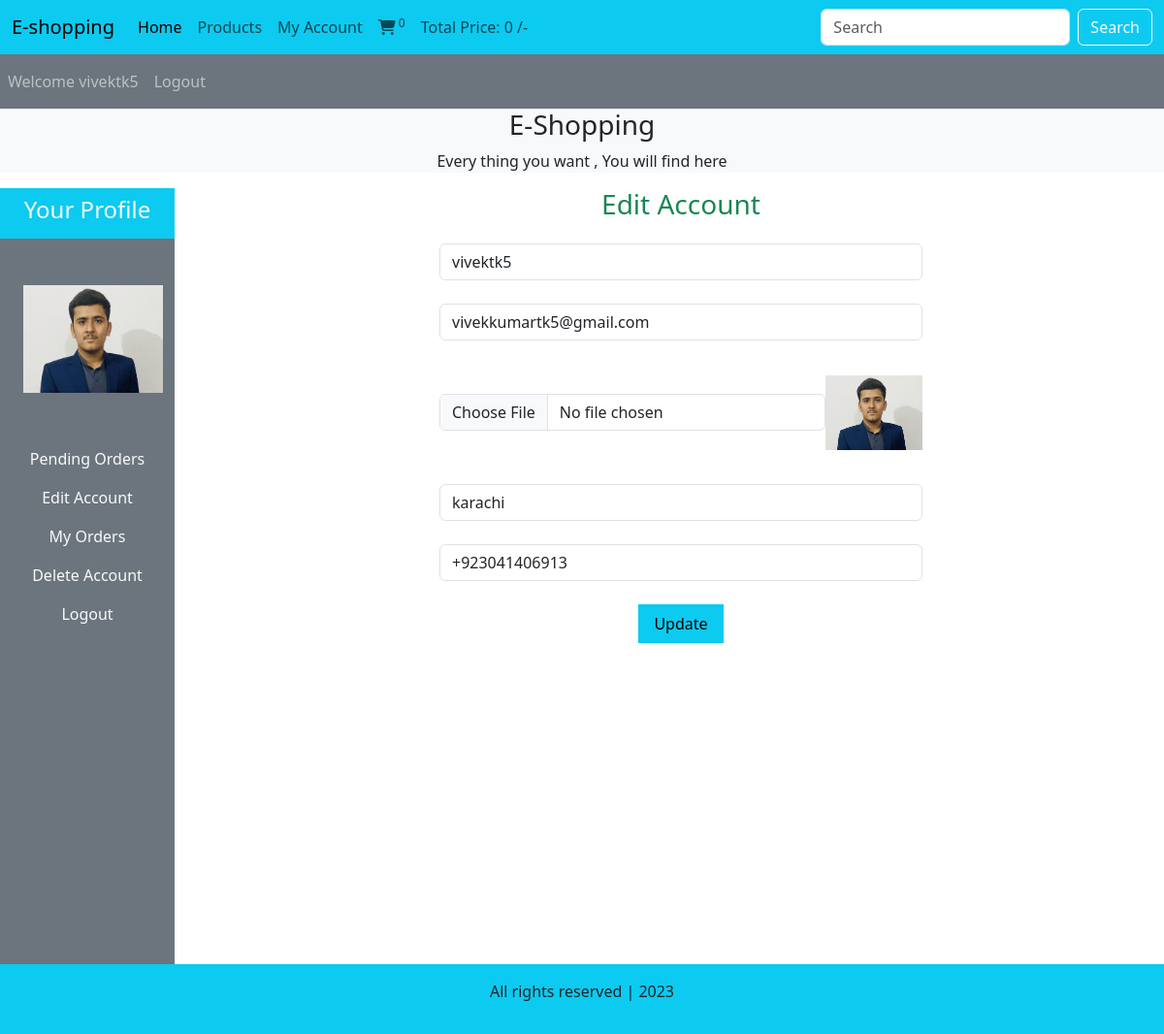
Page /users_area/profile.php?edit_account (signed in) on the committed database.
### tables this page shows
CREATE TABLE `uuser_table` (
  `user_id` int(11) NOT NULL,
  `username` varchar(100) NOT NULL,
  `user_email` varchar(100) NOT NULL,
  `user_password` varchar(255) NOT NULL,
  `user_image` varchar(255) NOT NULL,
  `user_ip` varchar(100) NOT NULL,
  `user_address` varchar(255) NOT NULL,
  `user_phone` varchar(20) NOT NULL
);

### users_area/edit_account.php (the view, shortened to what this page needs)
<?php
if (isset($_GET['edit_account'])) {
    $user_session_name = $_SESSION['username'];
    $select_query = "select * from uuser_table where username = '$user_session_name'";
    $sql_execute = mysqli_query($con, $select_query);
    $row_data = mysqli_fetch_assoc($sql_execute);
    $fetch_username = $row_data['username'];
    $fetch_email = $row_data['user_email'];
    $fetch_address = $row_data['user_address'];
    $fetch_phone = $row_data['user_phone'];
    $fetch_image = $row_data['user_image'];
}
?>
<!DOCTYPE html>
<html lang="en">
<head>
    <link href="https://cdn.jsdelivr.net/npm/bootstrap@5.3.0-alpha3/dist/css/bootstrap.min.css" rel="stylesheet"
>
    <link rel="stylesheet" href="https://cdnjs.cloudflare.com/ajax/libs/font-awesome/6.3.0/css/all.min.css">
</head>
<body>
    <h3 class="text-center text-success mb-4">Edit Account</h3>
    <form action="" method="post" enctype="multipart/form-data">
        <div class="form-outline mb-4">
            <input type="text" class="form-control w-50 m-auto" value="<?php echo $fetch_username ?>"
                name="user_username">
        </div>
        <div class="form-outline mb-4">
            <input type="email" class="form-control w-50 m-auto" value="<?php echo $fetch_email ?>" name="user_email">
        </div>
        <div class="form-outline mb-4 d-flex w-50 m-auto">
            <input type="file" class="form-control w-80 m-auto" name="user_image">
            <img src="./user_images/<?php echo $fetch_image ?>" alt="" class="edit_img w-20">
        </div>
        <div class="form-outline mb-4">
            <input type="text" class="form-control w-50 m-auto" value="<?php echo $fetch_address ?>" name="user_address">
        </div>
        <div class="form-outline mb-4">
            <input type="text" class="form-control w-50 m-auto" value="<?php echo $fetch_phone ?>" name="user_mobile">
        </div>
        <input type="submit" value="Update" class="bg-info py-2 px-3 border-0" name="user_update">
    </form>
</body>
</html>

### users_area/profile.php (shortened to what this page needs)
<?php
include("../includes/connect.php");
include("../functions/common_functions.php");
?>
<!DOCTYPE html>
<html lang="en">
<head>
    <link href="https://cdn.jsdelivr.net/npm/bootstrap@5.3.0-alpha3/dist/css/bootstrap.min.css" rel="stylesheet"
>
    <link rel="stylesheet" href="https://cdnjs.cloudflare.com/ajax/libs/font-awesome/6.3.0/css/all.min.css">
</head>
<body>
    <div class="container-fluid p-0">
        <nav class="navbar navbar-expand-lg navbar-light bg-info">
            <div class="container-fluid">
                <a class="navbar-brand" href="#">E-shopping</a>
                <div class="collapse navbar-collapse" id="navbarSupportedContent">
                    <ul class="navbar-nav me-auto mb-2 mb-lg-0">
                        <li class="nav-item">
                            <a class="nav-link active" aria-current="page" href="../index.php">Home</a>
                        </li>
                        <li class="nav-item">
                            <a class="nav-link" href="../display_all_products.php">Products</a>
                        </li>
                        <li class="nav-item">
                            <a class="nav-link" href="profile.php">My Account</a>
                        </li>
                        <li class="nav-item">
                            <a class="nav-link" href="../cart.php"><i class="fa-solid fa-cart-shopping"></i><sup>
                                    <?php echo cart_item_number(); ?>
                                </sup></a>
                        </li>
                        <li class="nav-item">
                            <a class="nav-link" href="#">Total Price:
                                <?php echo total_cart_price(); ?> /-
                            </a>
                        </li>
                    </ul>
                    <form class="d-flex" action="../search_product.php" method="get">
                        <input class="form-control me-2" type="search" placeholder="Search" aria-label="Search"
                            name="search_data">
                        <input type="submit" value="Search" class="btn btn-outline-light" name="search_data_product">
                    </form>
                </div>
            </div>
        </nav>
        <div class="navbar navbar-expand-lg navbar-dark bg-secondary">
            <ul class="navbar-nav me-auto">
                <?php
                if (!isset($_SESSION['username'])) {
                    echo "<li class='nav-item'>
          <a class='nav-link' c href='#'>Welcome Guest</a>
        </li>";
                } else {
                    echo "<li class='nav-item'>
          <a class='nav-link' Welcome Guest href='#'>Welcome " . $_SESSION['username'] . "</a>
        </li>";
                }
                if (!isset($_SESSION['username'])) {
                    echo "<li class='nav-item'>
          <a class='nav-link' href='user_login.php'>Login</a>
        </li>";
                } else {
                    echo "<li class='nav-item'>
          <a class='nav-link' href='user_logout.php'>Logout</a>
        </li>";
                }
                ?>
            </ul>
        </div>
        <div class="bg-light">
            <h3 class="text-center">E-Shopping</h3>
            <p class="text-center">Every thing you want , You will find here</p>
        </div>
        <div class="row">
            <div class="col-md-2 ">
                <ul class="navbar-nav bg-secondary text-center" style="height:100vh;">
                    <li class="nav-item bg-info">
                        <a class="nav-link text-light" href="#">
                            <h4>Your Profile</h4>
                        </a>
                    </li>
                    <?php
                    $username = $_SESSION['username'];
                    $select_query = "select * from uuser_table where username = '$username'";
                    $sql_execute = mysqli_query($con, $select_query);
                    $fetch_image = mysqli_fetch_array($sql_execute);
                    $user_image = $fetch_image['user_image'];
                    echo "
                    <li class='nav-item mb-5'>
                        <img src='./user_images/$user_image' class='profile_img m-4 ' alt=''>
                    </li>"
                        ?>
                    <li class="nav-item ">
                        <a class="nav-link text-light" href="profile.php"> Pending Orders </a>
                    </li>
                    <li class="nav-item ">
                        <a class="nav-link text-light" href="profile.php?edit_account"> Edit Account </a>
                    </li>
                    <li class="nav-item ">
                        <a class="nav-link text-light" href="profile.php?my_orders"> My Orders </a>
                    </li>
                    <li class="nav-item ">
                        <a class="nav-link text-light" href="profile.php?delete_account"> Delete Account </a>
                    </li>
                    <li class="nav-item ">
                        <a class="nav-link text-light" href="user_logout.php">Logout </a>
                    </li>
                </ul>
            </div>
            <div class="col-md-10 text-center">
                <?php
                if(isset($_GET['edit_account'])){
                    include('edit_account.php');
                }
                ?>
            </div>
        </div>
        <?php
        include("../includes/footer.php")
            ?>
    </div>
</body>
</html>

### users_area/profile.php (style rules this page uses)
.profile_img { width: 80%; margin: auto; display: block; height: 100%; object-fit: contain; }
.edit_img { width: 100px; height: 100px; object-fit: contain; }

### rows in the picture
uuser_table: user_image (picture), user_username "vivektk5", user_email "vivekkumartk5@gmail.com", user_address "karachi", user_mobile "+923041406913"

### other values in the picture
$count_cart_items "0"
$total "0"
$_SESSION['username'] "vivektk5"
